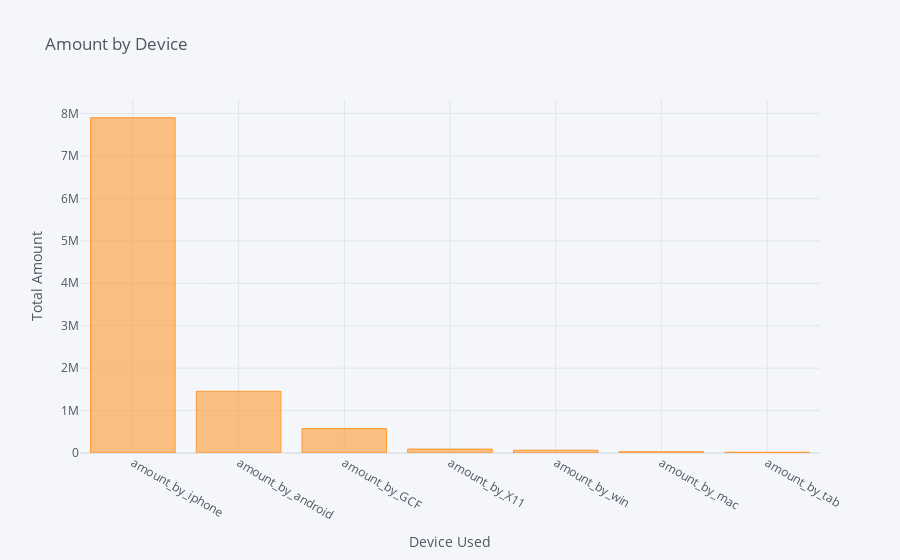

Notebook cell for this chart:
### Code cell
amt_per_device.groupby('variable').sum().sort_values(by='value', ascending=False).iplot(kind='bar', title='Amount by Device', xTitle='Device Used', yTitle='Total Amount')

### Figure 1 — Plotly figure (JSON) as saved in the notebook; plotly's stock layout.template omitted (floating-point values rounded to 4 significant figures)
{"data": [{"marker": {"color": "rgba(255, 153, 51, 0.6)", "line": {"color": "rgba(255, 153, 51, 1.0)", "width": 1}}, "name": "value", "orientation": "v", "text": "", "type": "bar", "x": ["amount_by_iphone", "amount_by_android", "amount_by_GCF", "amount_by_X11", "amount_by_win", "amount_by_mac", "amount_by_tab"], "y": [7903000.0, 1454000.0, 576200.0, 92840.0, 65830.0, 31640.0, 17900.0]}], "layout": {"legend": {"bgcolor": "#F5F6F9", "font": {"color": "#4D5663"}}, "paper_bgcolor": "#F5F6F9", "plot_bgcolor": "#F5F6F9", "title": {"font": {"color": "#4D5663"}, "text": "Amount by Device"}, "xaxis": {"gridcolor": "#E1E5ED", "showgrid": true, "tickfont": {"color": "#4D5663"}, "title": {"font": {"color": "#4D5663"}, "text": "Device Used"}, "zerolinecolor": "#E1E5ED"}, "yaxis": {"gridcolor": "#E1E5ED", "showgrid": true, "tickfont": {"color": "#4D5663"}, "title": {"font": {"color": "#4D5663"}, "text": "Total Amount"}, "zerolinecolor": "#E1E5ED"}}}
